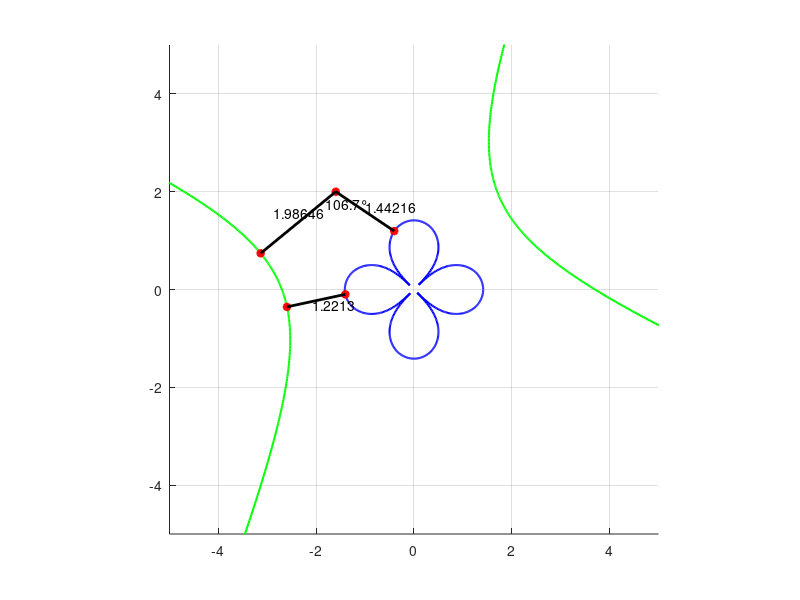

Write MATLAB code to recreate this figure.
axis equal;
grid on;
hold on;
axis([-5 5 -5 5]);

% Параметризованные функции
x1 = @(t) sqrt(2 * abs(cos(2 * t))) .* cos(t);
y1 = @(t) sqrt(2 * abs(cos(2 * t))) .* sin(t);

x2 = @(t) -sqrt(33/4) * cosh(t) - sqrt(33/8) * sinh(t) - 0.5;
y2 = @(t) sqrt(33/8) * sinh(t) + 1;

x3 = @(t) sqrt(33/4) * cosh(t) - sqrt(33/8) * sinh(t) - 0.5;
y3 = @(t) sqrt(33/8) * sinh(t) + 1;

lim_f1 = [0,2*pi];
lim_f2 = [-2,2];

A = [-1.6, 2];


Distance = @(v) sqrt((v(1,1) - v(2,1)).^2 + (v(1,2) - v(2,2)).^2);

% Поиск начального приближения д
dt = 0.1;
min_dist_3 = Inf;
min_dist_2 = Inf;
min_dist_1 = Inf;

for t_1 = lim_f1(1):dt:lim_f1(2)
    dist_1 = Distance([[x1(t_1),y1(t_1)]; A]);
    dist_2 = Distance([[x2(t_1),y2(t_1)]; A]);

    if dist_1 < min_dist_1
        min_dist_1 = dist_1;
        param1 = t_1;
    end
    if dist_2 < min_dist_2
        min_dist_2 = dist_2;
        param2 = t_1;
    end

    for t_2 = lim_f2(1):dt:lim_f2(2)
        dist_3 = Distance([[x1(t_1),y1(t_1)]; [x2(t_2),y2(t_2)]]);
        if dist_3 < min_dist_3
            min_dist_3 = dist_3;
            param3 = [t_1, t_2];
        end
    end
end

disp(['Approximate distance_1: ', num2str(min_dist_1)])
disp(['Approximate distance_2: ', num2str(min_dist_2)])
disp(['Approximate distance_3: ', num2str(min_dist_3)])

t = lim_f1(1):0.01:lim_f1(2);
plot(x1(t), y1(t), 'Color', 'b', 'LineWidth', 1.5)
t_temp = lim_f2(1):0.01:lim_f2(2);
plot(x2(t_temp), y2(t_temp), 'Color', 'g', 'LineWidth', 1.5)
plot(x3(t_temp), y3(t_temp), 'Color', 'g', 'LineWidth', 1.5)
plot(A(1), A(2), '*', 'Color','r', 'LineWidth', 2);


optFunction_1 = @(t) Distance([A;[x1(t), y1(t)]]);
[xval1, distance_1] = fminsearch(optFunction_1, param1);
plot(x1(xval1), y1(xval1),'*', 'color', 'r', 'LineWidth', 2);
plot([A(1), x1(xval1)], [A(2), y1(xval1)], 'LineWidth', 2, 'Color', 'k');
text((A(1) + x1(xval1))/2, (A(2) + y1(xval1))/2 + 0.1, sprintf('%.5f', distance_1), 'FontSize', 10);


optFunction_2 = @(t) Distance([A;[x2(t), y2(t)]]);
[xval2, distance_2] = fminsearch(optFunction_2, param2);
plot(x2(xval2), y2(xval2), '*', 'LineWidth', 2, 'Color', 'r');
plot([A(1), x2(xval2)], [A(2), y2(xval2)], 'LineWidth', 2, 'Color', 'k');
text((A(1) + x2(xval2))/2 - 0.5, (A(2) + y2(xval2))/2 + 0.2, sprintf('%.5f', distance_2), 'FontSize', 10);



optFunction_3 = @(t) Distance([[x1(t(1)),y1(t(1))];[x2(t(2)), y2(t(2))]]);
[xval3, distance_3]= fminsearch(optFunction_3, param3);
plot(x1(xval3(1)), y1(xval3(1)), '*', "LineWidth",2, 'Color', 'r');
plot(x2(xval3(2)), y2(xval3(2)), '*', "LineWidth",2, 'Color', 'r');
plot([x1(xval3(1)), x2(xval3(2))], [y1(xval3(1)), y2(xval3(2))], "LineWidth",2, 'Color', 'k');
text((x1(xval3(1)) + x2(xval3(2))) / 2 -0.08, (y1(xval3(1)) + y2(xval3(2))) / 2 -0.08, sprintf('%.4f', distance_3), 'FontSize', 10);



Line1 = [A(1) - x1(xval1), A(2) - y1(xval1)];
Line2 = [A(1) - x2(xval2), A(2) - y2(xval2)];
phi = rad2deg(acos((Line1(1) * Line2(1) + Line1(2) * Line2(2))/(distance_1 * distance_2)));
text(A(1) - 0.2, A(2) - 0.25, sprintf('%.1f°', phi), 'FontSize', 10);




